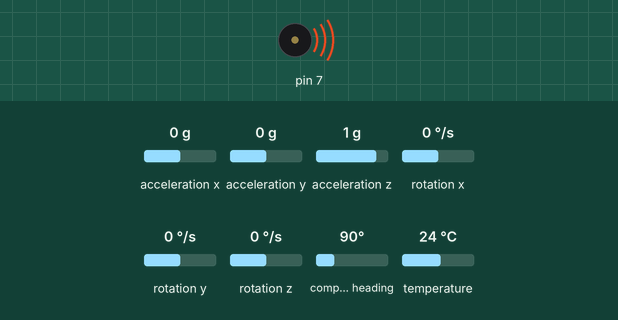
Simulated run of this sketch. Board: Arduino Uno, built with avr-gcc and run on an emulated ATmega328P. On the bench: buzzer (waves = sounding). The test bench sets the inputs (shaded band); at power-on: acceleration x 0 g, acceleration y 0 g, acceleration z 1 g, rotation x 0 °/s, rotation y 0 °/s, rotation z 0 °/s, compass heading 90°, temperature 24 °C. What the sketch prints to the serial monitor is not drawn.

Above: at 1.2 s.
1.3 s: acceleration x set to 0.8 g
Timing chart, 0 to 4.3 s (numbered marks = the images above; inputs shaded):
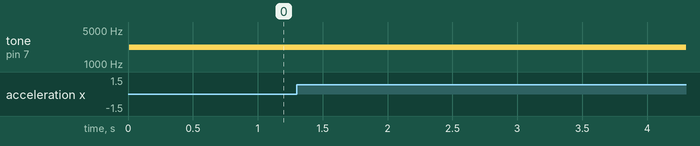

The sketch:

HMC5883L_compensation_MPU6050_calibr3.ino
```cpp
/*
  Tilt compensated HMC5883L + MPU6050 (GY-86 / GY-87). Output for HMC5883L_compensation_processing.pde
  Read more: http://www.jarzebski.pl/arduino/czujniki-i-sensory/3-osiowy-magnetometr-hmc5883l.html
  GIT: https://github.com/jarzebski/Arduino-HMC5883L
  Web: http://www.jarzebski.pl
  (c) 2014 by Korneliusz Jarzebski
*/

#include <Wire.h>
#include <HMC5883L.h>
#include <MPU6050.h>

HMC5883L compass;
MPU6050 mpu;

float heading1;
float heading2;

void setup()
{
  Serial.begin(9600);

  // Initialize MPU6050
  while(!mpu.begin(MPU6050_SCALE_2000DPS, MPU6050_RANGE_2G))
  {
    delay(500);
  }

  // Enable bypass mode
  mpu.setI2CMasterModeEnabled(false);
  mpu.setI2CBypassEnabled(true) ;
  mpu.setSleepEnabled(false);

  // Initialize Initialize HMC5883L
  while (!compass.begin())
  {
    delay(500);
  }

  // Set measurement range
  compass.setRange(HMC5883L_RANGE_1_3GA);

  // Set measurement mode
  compass.setMeasurementMode(HMC5883L_CONTINOUS);

  // Set data rate
  compass.setDataRate(HMC5883L_DATARATE_30HZ);

  // Set number of samples averaged
  compass.setSamples(HMC5883L_SAMPLES_8);

  // Set calibration offset. See HMC5883L_calibration.ino
  compass.setOffset(0, 0);
}

float calibrated_values[3];
//transformation(float uncalibrated_values[3]) is the function of the magnetometer data correction
//uncalibrated_values[3] is the array of the non calibrated magnetometer data
//uncalibrated_values[3]: [0]=Xnc, [1]=Ync, [2]=Znc
void transformation(float uncalibrated_values[3])
{
  //calibration_matrix[3][3] is the transformation matrix
  //replace M11, M12,..,M33 with your transformation matrix data
  double calibration_matrix[3][3] = {
	  {0.000929, 0.000033,0.000001},
	  {0.000033, 0.000923, -0.000033},
	  {0.000001, -0.000033, 0.001086}
  };
  //bias[3] is the bias
  //replace Bx, By, Bz with your bias data
  double bias[] = {
	  16.572225,
	  -203.935684,
	  -8.637929
  };

  //calculation
  for (int i=0; i<3; ++i) uncalibrated_values[i] = uncalibrated_values[i] - bias[i];
  float result[3] = {0, 0, 0};
  for (int i=0; i<3; ++i)
    for (int j=0; j<3; ++j)
      result[i] += calibration_matrix[i][j] * uncalibrated_values[j];
  for (int i=0; i<3; ++i) calibrated_values[i] = result[i];
}

// No tilt compensation
float noTiltCompensate(Vector mag)
{
  float heading = atan2(mag.YAxis, mag.XAxis);
  return heading;
}

// Tilt compensation
float tiltCompensate(Vector mag, Vector normAccel)
{
  // Pitch & Roll

  float roll;
  float pitch;

  roll = asin(normAccel.YAxis);
  pitch = asin(-normAccel.XAxis);

  if (roll > 0.78 || roll < -0.78 || pitch > 0.78 || pitch < -0.78)
  {
    return -1000;
  }

    // Some of these are used twice, so rather than computing them twice in the algorithem we precompute them before hand.
  float cosRoll = cos(roll);
  float sinRoll = sin(roll);
  float cosPitch = cos(pitch);
  float sinPitch = sin(pitch);

  // Tilt compensation
  float Xh = mag.XAxis * cosPitch + mag.ZAxis * sinPitch;
  float Yh = mag.XAxis * sinRoll * sinPitch + mag.YAxis * cosRoll - mag.ZAxis * sinRoll * cosPitch;

  float heading = atan2(Yh, Xh);

  return heading;
}

// Correct angle
float correctAngle(float heading)
{
  if (heading < 0) { heading += 2 * PI; }
  if (heading > 2 * PI) { heading -= 2 * PI; }

  return heading;
}

void loop()
{
  // Pitch, Roll and Yaw values
float pitchG = 0;
float rollG = 0;
float yawG = 0;
// Timers
unsigned long timer = 0;
float timeStep = 0.01;
  timer = millis();
  float values_from_magnetometer[3];
  // Read normalized values Gyro
  Vector normGyro = mpu.readNormalizeGyro();
  // Read vectors
  Vector mag = compass.readNormalize();
  //Vector mag = compass.readRaw();
  Vector acc = mpu.readNormalizeAccel();
   // Read normalized Accel
  Vector normAccel = mpu.readNormalizeAccel();
   // Read Temperature
  float temp = mpu.readTemperature();
  values_from_magnetometer[0] = mag.XAxis;
  values_from_magnetometer[1] = mag.YAxis;
  values_from_magnetometer[2] = mag.ZAxis;
  transformation(values_from_magnetometer);
  mag.XAxis = calibrated_values[0];
  mag.YAxis = calibrated_values[1];
  mag.ZAxis = calibrated_values[2];

 // Calculate Pitch, Roll and Yaw
  pitchG = pitchG + normGyro.YAxis * timeStep;
  rollG = rollG + normGyro.XAxis * timeStep;
  yawG = yawG + normGyro.ZAxis * timeStep;

 // Calculate Pitch & Roll
  float pitch = -(atan2(normAccel.XAxis, sqrt(normAccel.YAxis*normAccel.YAxis + normAccel.ZAxis*normAccel.ZAxis))*180.0)/M_PI;
  float roll = (atan2(normAccel.YAxis, normAccel.ZAxis)*180.0)/M_PI;

  // Calculate headings
  heading1 = noTiltCompensate(mag);
  heading2 = tiltCompensate(mag, acc);

  if (heading2 == -1000)
  {
    heading2 = heading1;
  }

  // Set declination angle on your location and fix heading
  // You can find your declination on: http://magnetic-declination.com/
  // (+) Positive or (-) for negative
  // For Bytom / Poland declination angle is 4'26E (positive)
  // Formula: (deg + (min / 60.0)) / (180 / M_PI);
  float declinationAngle = (6.0 + (31.0 / 60.0)) / (180 / M_PI);
  heading1 += declinationAngle;
  heading2 += declinationAngle;

  // Correct for heading < 0deg and heading > 360deg
  heading1 = correctAngle(heading1);
  heading2 = correctAngle(heading2);

  // Convert to degrees
  heading1 = heading1 * 180/M_PI;
  heading2 = heading2 * 180/M_PI;

  // Output
//  Serial.print(heading1);
//  Serial.print("Temp = ");
//  Serial.print(temp);
//  Serial.print(" *C");
//  Serial.print("    Az:");
//  Serial.print(heading2);
//  Serial.print("    PitchAcc = ");
//  Serial.print(pitch);
//  Serial.print("    RollAcc = ");
//  Serial.print(roll);
//
//  Serial.print("    PitchGyro = ");
//  Serial.print(pitchG);
//  Serial.print("    RollGyro = ");
//  Serial.print(rollG);
//  Serial.print("    YawGyro = ");
//  Serial.println(yawG);
// Serial.print("Temp = ");
  Serial.print(temp);
  Serial.print("|");
  Serial.print(heading1);
  Serial.print("|");
  Serial.print(pitch);
  Serial.print("|");
  Serial.println(roll);
 // Serial.println("|");
 // Serial.print(pitchG);
 // Serial.print(";");
 // Serial.print(rollG);
//  Serial.print(";;");
  //Serial.println(yawG);
//  Serial.print(";|");
  //delay(10);
  tone(7,2200);
}
```

Measured:
- after the input at 1.3 s, every drawn part: stays the same
